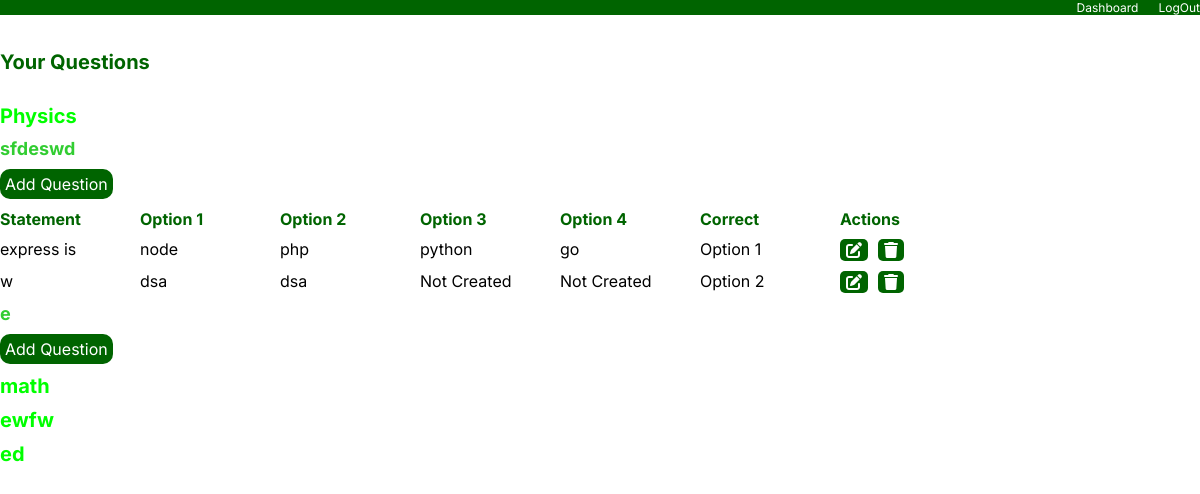
Screenshot of /view_questions (signed in) with the database file from the repository.
### quiz/models.py (models this page shows, shortened)
class Courses(models.Model):
    course_name=models.CharField(max_length=15,default='')
    course_code=models.CharField(max_length=15,default='')
    domain=models.CharField(max_length=15,default='')
    teacher=models.ForeignKey(
        Teacher,
        on_delete=models.CASCADE,
        related_name='courses'
    )

class Subjects(models.Model):
    subject_name=models.CharField(max_length=15,default='')
    subject_code=models.CharField(max_length=15,default='')
    credit_hours=models.CharField(default='0',max_length=1)
    teacher=models.ForeignKey(
    Teacher,
    on_delete=models.CASCADE,
    related_name='subjects'
)
    courses=models.ForeignKey(
        Courses,
        on_delete=models.CASCADE,
        related_name='subjects'
    )

class Question(models.Model):
    statement=models.CharField(max_length=100)
    teacher=models.ForeignKey(
    Teacher,
    on_delete=models.CASCADE,
    related_name='question'
)
    courses=models.ForeignKey(
        Courses,
        on_delete=models.CASCADE,
        related_name='question'
    )
    subjects=models.ForeignKey(
        Subjects,
        on_delete=models.CASCADE,
        related_name='question'
    )
    option_1=models.CharField(default='',max_length=20)
    option_2=models.CharField(default='',max_length=20)
    option_3=models.CharField(default='',max_length=20)
    option_4=models.CharField(default='',max_length=20)
    correct=models.CharField(default='0',max_length=1)
    def __str__(self):
        return self.statement

### quiz/views.py (the view, shortened to what this page needs)
# urls.py: path('view_questions', views.view_questions, name='view_questions'),
def view_questions(request):
    teacher=Teacher.objects.get(email=request.session.get('email'))
    course=Courses.objects.filter(teacher=teacher)
    subject=Subjects.objects.filter(courses__in=course)
    question=Question.objects.filter(subjects__in=subject)
    print(question)
    return render(request,'view_questions.html',{'courses':course,'subjects':subject,'questions':question})

### quiz/templates/view_questions.html (shortened to what this page needs)
<!DOCTYPE html>
<html lang="en">
<head>
</head>
<link rel="stylesheet" href="https://cdnjs.cloudflare.com/ajax/libs/font-awesome/6.5.1/css/all.min.css">
<body>
    <div class="top_bar">
        <label onclick="window.location.href='/dashboard'" style="margin-left: auto;margin-right: 20px;">Dashboard</label>
        <label onclick=" localStorage.removeItem('email');window.location.href='/admin_login'" >LogOut</label>
    </div>
    <div class="main_title">
        <label style="color: darkgreen;font-weight: bold;">Your Questions</label>
    </div>
    <div class="data" style="margin-top: 20px;display: flex;justify-content: space-around;flex-direction: column;">
       {% for course in courses %}
            <label  style="color: lime;font-weight: bold; margin-top: 10px;font-size: 20px;font-family: 'Inter';" >{{course.course_name}}</label>
                {% for subject in subjects %}
                    {% if subject.courses_id == course.id %}
                        <label  style="color: limegreen;font-weight: bold; margin-top: 10px;font-size: 18px;font-family: 'Inter';" for="">{{subject.subject_name}}</label>
                        <form method="POST"  style="display: flex;justify-content: start;margin-top: 10px;"> <button onclick="window.location.href='/add_question'"  style="cursor: pointer; border: none;padding: 5px;border-radius: 10px; background-color: darkgreen;color: white;">Add Question</button></form>
                        {% for question in questions%}
                            {% if question.subjects_id == subject.id %}
                                {% ifchanged subject.id %}
                                <div  style="font-weight: bold;color: darkgreen; margin-top: 10px;" style="color: darkgreen;font-weight: bold;">
                                    <label>Statement</label>
                                    <label>Option 1</label>
                                    <label>Option 2</label>
                                    <label>Option 3</label>
                                    <label>Option 4</label>
                                    <label>Correct</label>
                                    <label>Actions</label>
                                </div>
                                {% endifchanged %}
                                <div style="margin-top: 10px;">
                                    <label>{{question.statement}}</label>
                                    <label>{{question.option_1}}</label>
                                    <label>{{question.option_2}}</label>
                                    <label>{{question.option_3|default:'Not Created'}}</label>
                                    <label>{{question.option_4|default:'Not Created'}}</label>
                                    <label>Option {{question.correct}}</label>
                                    <label style="display: flex;gap: 10px;">
                                        <form method="POST"> <button type="submit"> <i class="fa-solid fa-pen-to-square" ></i></button></form>
                                        <form method="POST">{%csrf_token%}<button type="submit" > <input type="hidden" value="{{question.id}}" name="delete"><i class="fa-solid fa-trash" ></i></button> </form>
                                    </label>
                                </div>
                            {%endif%}
                        {% endfor %}
                    {%endif%}
                {% endfor %}
        {% endfor %}
    </div>
</body>
</html>

### quiz/templates/view_questions.html (style rules this page uses)
body { margin: 0; }
.top_bar { display: flex; top: 0; position: fixed; background-color: darkgreen; color: white; width: 100%; font-family: 'Inter'; font-size: 12px; overflow: scroll; scrollbar-width: none; }
.main_title { font-size: 20px; margin-top: 50px; display: flex; align-items: center; justify-content: space-between; font-family: 'Inter'; width: 100%; }
.data { overflow: scroll; scrollbar-width: none; width: 100%; }
.data div { display: flex; justify-content: space-around; font-family: 'Inter'; gap: 20px; width: fit-content; }
.data div label { flex: 1; min-width: 120px; max-width: 120px; overflow: scroll; scrollbar-width: none; }
button { cursor: pointer; font-family: 'Inter'; }
.top_bar label { cursor: pointer; }
form button { background-color: darkgreen; color: white; border: none; border-radius: 5px; font-size: 16px; }

### rows the page displays
Courses: course_name "Physics"
Subjects: subject_name "sfdeswd"
Question: statement "express is", option_1 "node", option_2 "php", option_3 "python", option_4 "go", correct "1"
Question: statement "w", option_1 "dsa", option_2 "dsa", option_3 "Not Created", option_4 "Not Created", correct "2"
Subjects: subject_name "e"
Courses: course_name "math"
Courses: course_name "ewfw"
Courses: course_name "ed"
